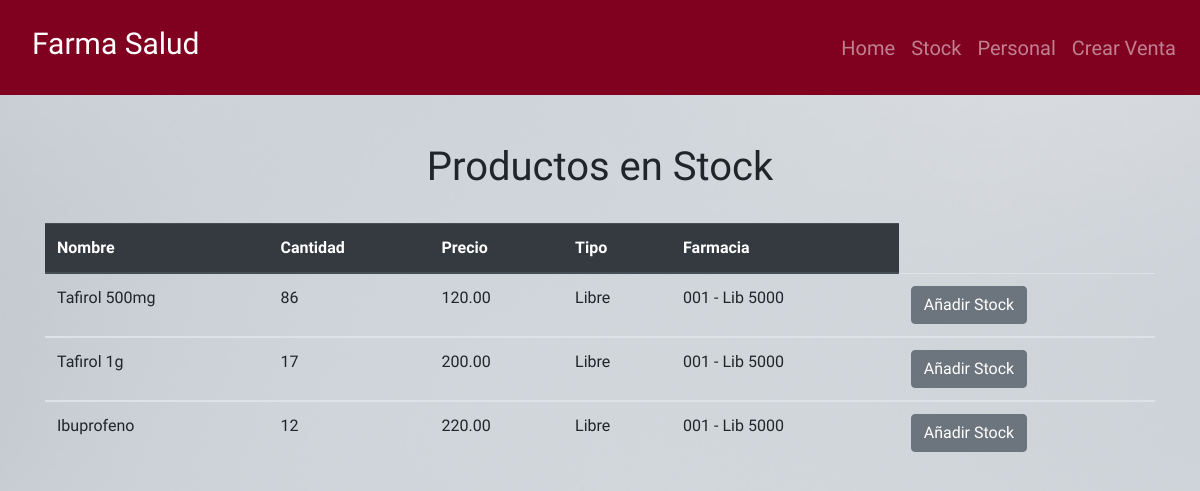
Page /stock/ on the earlier database version.
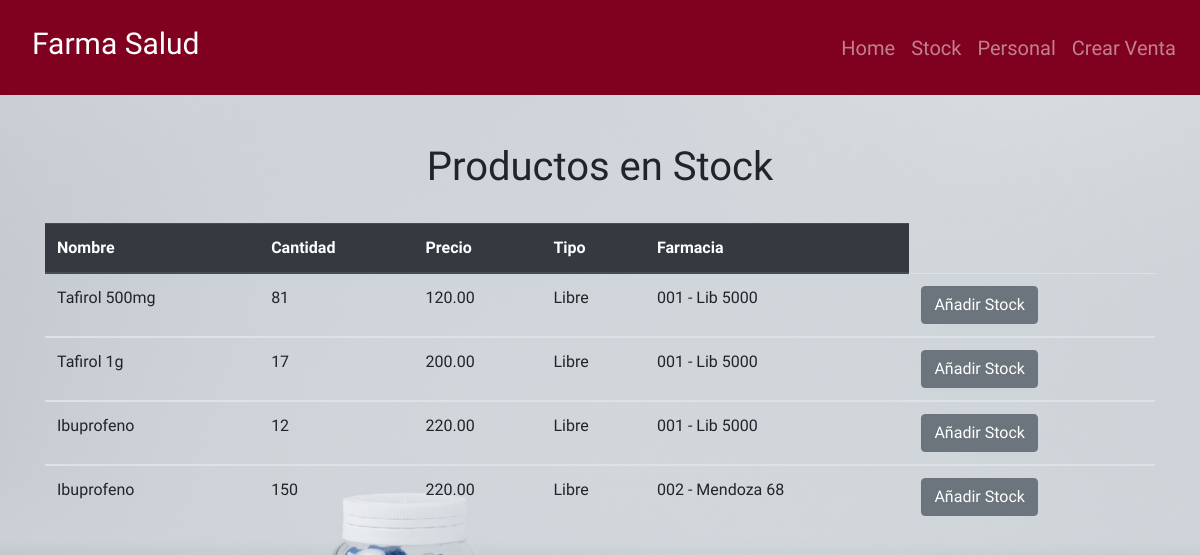
Same page on the later database version.
### app/models.py (models this page shows, shortened)
class Producto(models.Model):
    TIPO_REMEDIO = (('Libre', 'Venta Libre'), ('Receta', 'Venta con Receta'))
    nombre = models.CharField(max_length=50, blank=True, null=True)
    codigo_barras = models.IntegerField(blank=True, null=True)
    description = models.TextField(max_length=200, blank=True, null=True)
    precio = models.DecimalField(
        max_digits=10, decimal_places=2, null=True, blank=True)
    cantidad = models.IntegerField(blank=True, null=True, default=0)
    venta_Libre = models.CharField(
        max_length=20, choices=TIPO_REMEDIO, blank=True, null=True)
    farmacia = models.ForeignKey(
        Farmacia, on_delete=models.SET_NULL, blank=True, null=True)

class Farmacia(models.Model):
    num_suc = models.CharField(max_length=10, blank=True, null=True)
    nombre = models.CharField(max_length=20, blank=True, null=True)
    direccion = models.CharField(max_length=100, blank=True, null=True)
    telefono = models.CharField(max_length=10, blank=True, null=True)
    def __str__(self):
        return self.num_suc + ' - ' + self.direccion

### app/views.py (the view)
# urls.py: path('stock/', views.productos_stock, name='stock'),
def productos_stock(request):
    productos = Producto.objects.all()
    if request.method == 'POST':
        print(request.POST['id'])
        redirect('/stock/add/' + request.POST['id'])
    context = {
        'productos': productos,
    }
    return render(request, 'app/stock.html', context)

### templates/app/stock.html (shortened to what this page needs)
{% extends 'app/base.html'%} {% block content%}
<br></br>
<div class = "container">
  <h1 class= "text-center">Productos en Stock</h1>
  <br>
  <table class="table">
    <thead class="thead-dark">
      <tr>
        <th scope="col">Nombre</th>
        <th scope="col">Cantidad</th>
        <th scope="col">Precio</th>
        <th scope="col">Tipo</th>
        <th scope="col">Farmacia</th>
      </tr>
    </thead>
    {% for producto in productos%}
    <tbody>
      <tr>
        <td>{{producto.nombre}}</td>
        <td>{{producto.cantidad}}</td>
        <td>{{producto.precio}}</td>
        <td>{{producto.venta_Libre}}</td>
        <td>{{producto.farmacia}}</td>
        <td><a href="{% url 'add-stock' producto.id %}"
              ><input
                type="button"
                value="Añadir Stock"
                class="btn btn-secondary btn"
            /></a></td>
      </tr>
    </tbody>
    {% endfor %}
  </table>
</div>
{% endblock%}

Differences in the rows shown:
changed Producto "Tafirol 500mg": cantidad "86" → "81"
added Producto: nombre "Ibuprofeno", cantidad "150", precio "220.00", venta_Libre "Libre", farmacia "002 - Mendoza 68"
